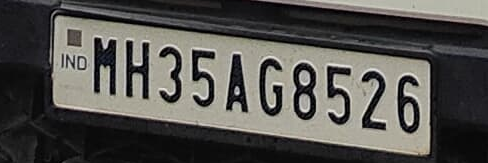
#> input picture output/test_plate_plate.png, 488 x 163 px; its folder holds only this picture in this run
$ python detect_plate.py
#> lines starting #> are read from the running program, lines starting #| are printed output that depends on the picture
#> the answer given: output/test_plate_plate.png
import cv2
import pytesseract
import os

# Optional: Set path if tesseract is not in PATH
pytesseract.pytesseract.tesseract_cmd = r"D:\Kaam ki chize\tesseract.exe"

def preprocess_plate(roi):
    gray = cv2.cvtColor(roi, cv2.COLOR_BGR2GRAY)
    blur = cv2.GaussianBlur(gray, (5, 5), 0)
    edged = cv2.Canny(blur, 100, 200)
    return edged

def detect_and_read_plate(image_path):
#> called with image_path = 'output/test_plate_plate.png'
    image = cv2.imread(image_path)
#> image is the input picture: shape (163, 488, 3); mean B, G, R 77.9, 81.7, 83.2
    if image is None:
        print("❌ Image not found")
        return

    gray = cv2.cvtColor(image, cv2.COLOR_BGR2GRAY)

    # Load Haar cascade
    cascade = cv2.CascadeClassifier(cv2.data.haarcascades + "haarcascade_russian_plate_number.xml")
    plates = cascade.detectMultiScale(gray, scaleFactor=1.1, minNeighbors=5)
#> plates = [[18, 8, 440, 147]]

    if len(plates) == 0:
        print("⚠️ No plates detected with Haar cascade. Trying fallback method...")
        fallback_contour_detection(image)
        return

    for (x, y, w, h) in plates:
        roi = image[y:y+h, x:x+w]
        processed = preprocess_plate(roi)

        # OCR
        text = pytesseract.image_to_string(processed, config="--psm 8 --oem 3")
        print(f"📄 License Plate Text: {text.strip()}")

        # Save output
        os.makedirs("output", exist_ok=True)
        out_path = f"output/{os.path.basename(image_path).split('.')[0]}_plate.png"
        cv2.imwrite(out_path, roi)

        # Draw results
        cv2.rectangle(image, (x,y), (x+w,y+h), (0,255,0), 2)
        cv2.putText(image, text.strip(), (x, y-10), cv2.FONT_HERSHEY_SIMPLEX, 0.9, (36,255,12), 2)
#> this loop made 1 pass
#> pass 1, in detect_and_read_plate, `roi = image[y:y+h, x:x+w]`:
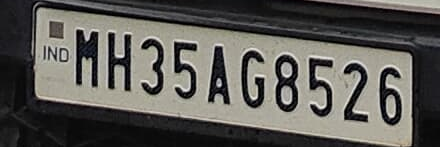
#> roi: shape (147, 440, 3); mean B, G, R 85.4, 90, 91.7
#> pass 1, in preprocess_plate, `blur = cv2.GaussianBlur(gray, (5, 5), 0)`:
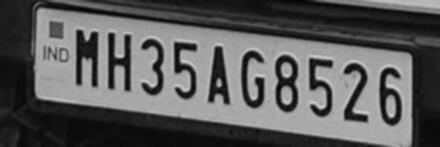
#> blur: shape (147, 440); min 4, max 205, mean 90
#> pass 1, in preprocess_plate, `edged = cv2.Canny(blur, 100, 200)`:
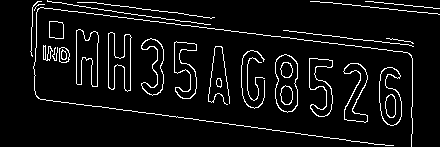
#> edged: shape (147, 440); 6.4% white in thin lines or dots

    cv2.imshow("Detected Plate", image)
    cv2.waitKey(0)
    cv2.destroyAllWindows()

def fallback_contour_detection(image):
    gray = cv2.cvtColor(image, cv2.COLOR_BGR2GRAY)
    edged = cv2.Canny(gray, 100, 200)
    contours, _ = cv2.findContours(edged, cv2.RETR_TREE, cv2.CHAIN_APPROX_SIMPLE)

    for cnt in contours:
        approx = cv2.approxPolyDP(cnt, 0.03 * cv2.arcLength(cnt, True), True)
        x, y, w, h = cv2.boundingRect(approx)
        aspect_ratio = w / float(h)

        if 2 < aspect_ratio < 6 and w > 100 and h > 20:
            roi = image[y:y+h, x:x+w]
            processed = preprocess_plate(roi)
            text = pytesseract.image_to_string(processed, config="--psm 8 --oem 3")

            if len(text.strip()) >= 5:
                print(f"🆗 Fallback OCR Result: {text.strip()}")
                cv2.rectangle(image, (x,y), (x+w,y+h), (255,0,0), 2)

    cv2.imshow("Fallback Contour Result", image)
    cv2.waitKey(0)
    cv2.destroyAllWindows()

if __name__ == "__main__":
    img_path = input("Enter path to vehicle image (e.g., images/car1.jpg): ")
    detect_and_read_plate(img_path)
#> (the call stopped at in detect_and_read_plate, `text = pytesseract.image_to_string(processed, config="--psm 8 --oem 3")`: pytesseract is not available in this run)
